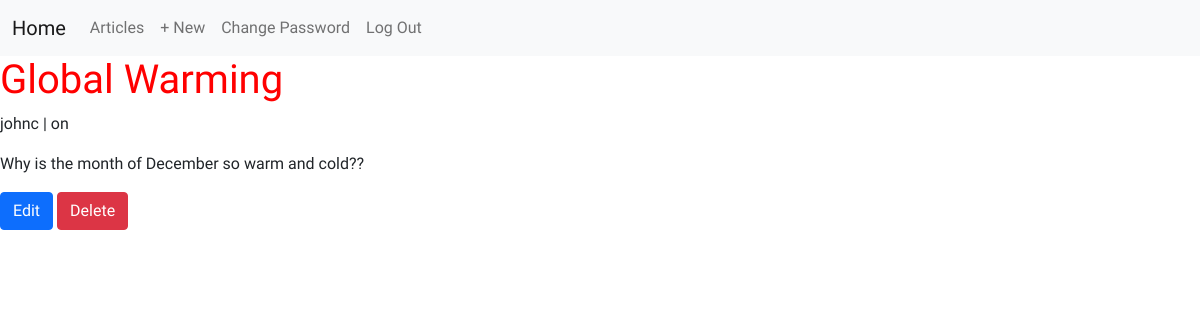
The app's page /articles/3/ (signed in) with its own data.
### articles/models.py (models this page shows, shortened)
class Article(models.Model):
    title = models.CharField(max_length=225)
    body = models.TextField()
    creation = models.DateTimeField(auto_now_add=True)
    author = models.ForeignKey(get_user_model(), on_delete=models.CASCADE)

### accounts/models.py (models this page shows)
class CustomUser(AbstractUser):
    role = models.CharField(max_length=255)
    department = models.CharField(max_length=255)

### articles/views.py (the view)
# urls.py: path("<int:pk>/", ArticleDetailView.as_view(), name="article_detail"),
class ArticleDetailView(LoginRequiredMixin, DetailView):
    model = Article
    template_name = "article_detail.html"

### templates/article_detail.html (shortened to what this page needs)
{% extends 'base.html' %}
{% block content %}
    <div>
        <h1>{{ article.title }}</h1>
        <p>{{ article.author }} | on {{article.created_at}}</p>
        <p>{{ article.body }}</p>
        <a href="{% url 'article_edit' article.id %}" class="btn btn-primary">Edit</a>
        <a href="{% url 'article_detail' article.id %}" class="btn btn-danger">Delete</a>
    </div>
{% endblock content %}

### static/css/base.css (style rules this page uses)
body { font-family: 'Fuzzy Bubbles', cursive; }
h1 { color: red; }

### records on screen
Article: title "Global Warming", author "johnc", body "Why is the month of December so warm and cold??"
